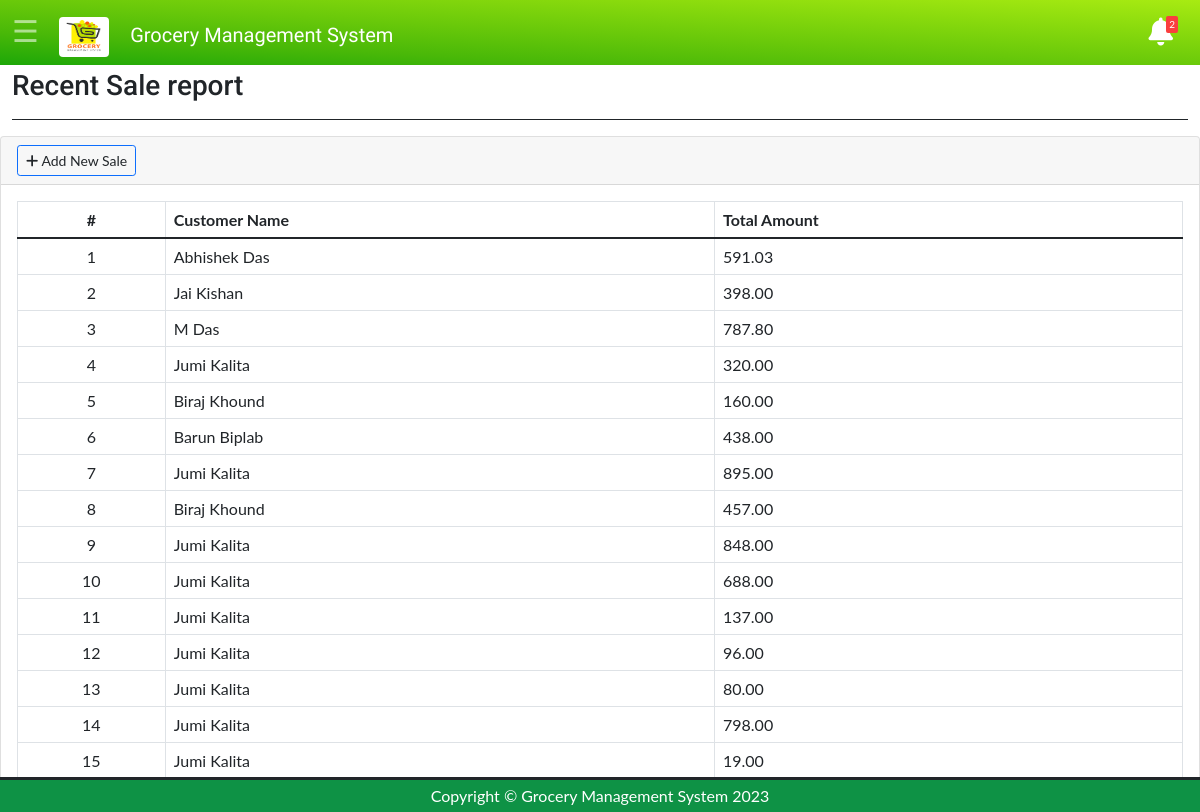
Page /report-recentsale.php (signed in) on the committed database.
### tables this page shows
CREATE TABLE IF NOT EXISTS `gms_sales_master` (
  `INVOICE_NO` varchar(15) NOT NULL,
  `INVOICE_DATE` date DEFAULT NULL,
  `CUST_ID` int(10) DEFAULT NULL,
  `TOTAL` double(40,2) DEFAULT NULL,
  `DISCOUNT` float(10,2) DEFAULT NULL,
  `GST` float(10,2) DEFAULT NULL,
  `AMOUNT_RECEIVED` int(10) DEFAULT NULL,
  `DUE` int(10) DEFAULT NULL,
  `TOTAL_AMOUNT` double(40,2) DEFAULT NULL,
  `AMOUNT_BEFORE_TAX` float DEFAULT NULL,
  PRIMARY KEY (`INVOICE_NO`),
  KEY `customer_fk` (`CUST_ID`)
);

CREATE TABLE IF NOT EXISTS `gms_customer` (
  `customer_id` int(10) NOT NULL AUTO_INCREMENT,
  `customer_name` varchar(40) DEFAULT NULL,
  `customer_address` varchar(60) DEFAULT NULL,
  `customer_phoneno` varchar(12) DEFAULT NULL,
  PRIMARY KEY (`customer_id`)
);

### report-recentsale.php (the view, shortened to what this page needs)
<?php
include('navheader.php');
?>
<body>
    <div class="main-div" id="maindiv">
        <div class="container-fluid mt-1">
            <div class="row mb-2">
                <div class="col-sm-6">
                    <h3 class="m-0 table-heading">Recent Sale report</h3>
                </div>
            </div>
            <hr class=" hr-line opacity-100 ">
        </div>
        <div class="col-lg-12">
            <div class="card card-outline card-primary">
                <div class="card-header">
                    <div class="card-tools">
                        <a class="btn btn-block btn-sm btn-default btn-flat border-primary "
                            href="sale-search.php"><i class="fa fa-plus"></i> Add New Sale</a>
                    </div>
                </div>
                <div class="card-body">
                    <table class="table tabe-hover table-bordered" id="list">
                        <thead>
                            <tr>
                                <th class="text-center">#</th>
                                <th>Customer Name</th>
                                <th>Total Amount</th>
                            </tr>
                        </thead>
                        <tbody>
                        <?php
                         $i = 1;
                             $q = "Select c.customer_name, s.total_amount from gms_sales_master s inner join gms_customer c on
                             c.customer_id= s.cust_id order by INVOICE_NO desc";
                              $query = mysqli_query($conn,$q);
                       while ( $res = mysqli_fetch_assoc($query)){
                                ?>
                            <tr>
                                <td class="text-center"><?php echo $i++ ?></b></td>
                                <td><?php echo $res['customer_name']; ?></td>
                      <td><?php echo number_format($res['total_amount'],2); ?></td>
                            </tr>
                            <?php
          }
             ?>
                        </tbody>
                    </table>
                </div>
            </div>
        </div>
    </div>
    <?php
include('footer.php');
?>

### css/style.css (style rules this page uses)
body { font-family: "Lato", sans-serif; }
.table-heading { font-family: 'Roboto', sans-serif; }
.main-div { transition: 0.3s; }
.hr-line { margin-top: 1rem; margin-bottom: 1rem; border: 0; border-top: 1px solid; background-color:#2560b8; }

### report-recentsale.php (style rules this page uses)
table td { vertical-align: middle !important; }

### rows in the picture
gms_sales_master: CUST_ID.customer_name "Abhishek Das", TOTAL_AMOUNT "591.03"
gms_sales_master: CUST_ID.customer_name "Jai Kishan", TOTAL_AMOUNT "398.00"
gms_sales_master: CUST_ID.customer_name "M Das", TOTAL_AMOUNT "787.80"
gms_sales_master: CUST_ID.customer_name "Jumi Kalita", TOTAL_AMOUNT "320.00"
gms_sales_master: CUST_ID.customer_name "Biraj Khound", TOTAL_AMOUNT "160.00"
gms_sales_master: CUST_ID.customer_name "Barun Biplab", TOTAL_AMOUNT "438.00"
gms_sales_master: CUST_ID.customer_name "Jumi Kalita", TOTAL_AMOUNT "895.00"
gms_sales_master: CUST_ID.customer_name "Biraj Khound", TOTAL_AMOUNT "457.00"
gms_sales_master: CUST_ID.customer_name "Jumi Kalita", TOTAL_AMOUNT "848.00"
gms_sales_master: CUST_ID.customer_name "Jumi Kalita", TOTAL_AMOUNT "688.00"
gms_sales_master: CUST_ID.customer_name "Jumi Kalita", TOTAL_AMOUNT "137.00"
gms_sales_master: CUST_ID.customer_name "Jumi Kalita", TOTAL_AMOUNT "96.00"
gms_sales_master: CUST_ID.customer_name "Jumi Kalita", TOTAL_AMOUNT "80.00"
gms_sales_master: CUST_ID.customer_name "Jumi Kalita", TOTAL_AMOUNT "798.00"
gms_sales_master: CUST_ID.customer_name "Jumi Kalita", TOTAL_AMOUNT "19.00"

### other values in the picture
$a "2"
